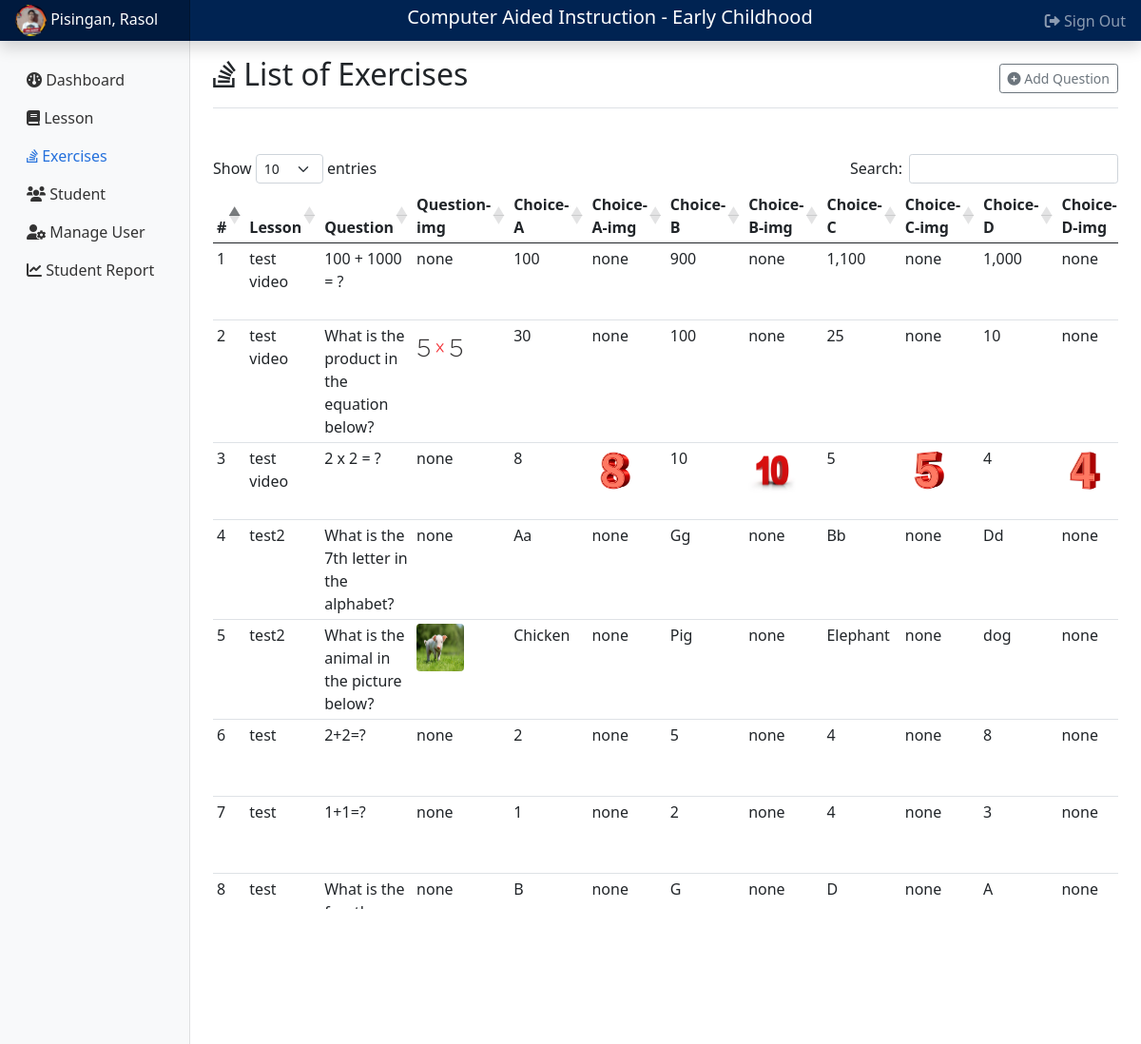
/exercise.php (signed in), run on the app's committed database.
### tables this page shows
CREATE TABLE `tblexercise` (
  `ExerciseID` int(11) NOT NULL,
  `LessonID` int(11) NOT NULL,
  `Question` text NOT NULL,
  `qpic` varchar(255) NOT NULL,
  `ChoiceA` text NOT NULL,
  `Apic` varchar(255) NOT NULL,
  `ChoiceB` text NOT NULL,
  `Bpic` varchar(255) NOT NULL,
  `ChoiceC` text NOT NULL,
  `Cpic` varchar(255) NOT NULL,
  `ChoiceD` text NOT NULL,
  `Dpic` varchar(255) NOT NULL,
  `Answer` varchar(90) NOT NULL,
  `Anspic` varchar(255) NOT NULL,
  `ExercisesDate` timestamp NOT NULL DEFAULT current_timestamp() ON UPDATE current_timestamp()
);

CREATE TABLE `lessontbl` (
  `lessonid` int(11) NOT NULL,
  `lessonChapter` varchar(125) NOT NULL,
  `lessonTitle` longtext NOT NULL,
  `fileLoc` longtext NOT NULL,
  `category` varchar(25) NOT NULL,
  `dateCreated` timestamp NOT NULL DEFAULT current_timestamp()
);

### exercise.php (the view, shortened to what this page needs)
<?php
    require 'header1.php';
?>
    <main class="col-md-9 ms-sm-auto col-lg-10 px-md-4">
        <div class="d-flex justify-content-between flex-wrap flex-md-nowrap align-items-center pt-3 pb-2 mb-5 border-bottom">
            <h1 class="h2"><i class="fa-brands fa-stack-overflow"></i> List of Exercises</h1>
            <div class="btn-toolbar mb-2 mb-md-0">
            <a href="addquestion.php" class="btn btn-sm btn-outline-secondary">
                <i class="fa-solid fa-circle-plus"></i>
                Add Question
            </a>
            </div>
        </div>
        <?php
            $sql = "SELECT * FROM tblexercise ORDER BY ExercisesDate DESC;";
            $result = mysqli_query($conn, $sql);
        ?>
        <div class="table-responsive">
            <table id="example" class="table table-hover table-sm">
                <thead>
                    <tr>
                        <th>#</th>
                        <th>Lesson</th>
                        <th>Question</th>
                        <th>Question-img</th>
                        <th>Choice-A</th>
                        <th>Choice-A-img</th>
                        <th>Choice-B</th>
                        <th>Choice-B-img</th>
                        <th>Choice-C</th>
                        <th>Choice-C-img</th>
                        <th>Choice-D</th>
                        <th>Choice-D-img</th>
                    </tr>
                </thead>
                <tbody>
                    <?php
                        $no = 0;
                        if(mysqli_num_rows($result) > 0){
                            while($row = mysqli_fetch_assoc($result)){
                                echo '<tr>';
                                    echo '<td>'.++$no.'</td>';
                                    $LessonID = $row['LessonID'];
                                    $sql1 = "SELECT lessonTitle FROM lessontbl WHERE lessonid = '$LessonID';";
                                    $result1 = mysqli_query($conn, $sql1);
                                    if(mysqli_num_rows($result1) > 0){
                                        while($row1 = mysqli_fetch_assoc($result1)){
                                            $LessonTitle = $row1['lessonTitle'];
                                        }
                                    }
                                    echo '<td>'.$LessonTitle.'</td>';
                                    echo '<td>'.$row['Question'].'</td>';
                                    if($row['qpic'] != ''){echo '<td><img style="width:50px; height:50px; border-radius:4px;" src="'.$row['qpic'].'"></td>';}else{echo '<td>none</td>';}
                                    echo '<td>'.$row['ChoiceA'].'</td>';
                                    if($row['Apic'] != ''){echo '<td><img style="width:50px; height:50px; border-radius:4px;" src="'.$row['Apic'].'"></td>';}else{echo '<td>none</td>';}
                                    echo '<td>'.$row['ChoiceB'].'</td>';
                                    if($row['Bpic'] != ''){echo '<td><img style="width:50px; height:50px; border-radius:4px;" src="'.$row['Bpic'].'"></td>';}else{echo '<td>none</td>';}
                                    echo '<td>'.$row['ChoiceC'].'</td>';
                                    if($row['Cpic'] != ''){echo '<td><img style="width:50px; height:50px; border-radius:4px;" src="'.$row['Cpic'].'"></td>';}else{echo '<td>none</td>';}
                                    echo '<td>'.$row['ChoiceD'].'</td>';
                                    if($row['Dpic'] != ''){echo '<td><img style="width:50px; height:50px; border-radius:4px;" src="'.$row['Dpic'].'"></td>';}else{echo '<td>none</td>';}
                                echo '</tr>';
                            }
                        }
                    ?>
                </tbody>
            </table>
        </div><br><br>
    </main>
<?php
    require 'footer1.php';
?>

### dashboard.css (style rules this page uses)
body { font-size: .875rem; }

### data on the page
tblexercise: LessonID.lessonTitle "test video", Question "100 + 1000 = ?", qpic "none", ChoiceA "100", Apic "none", ChoiceB "900", Bpic "none", ChoiceC "1,100", Cpic "none", ChoiceD "1,000", Dpic "none"
tblexercise: LessonID.lessonTitle "test video", Question "What is the product in the equation below?", qpic (picture), ChoiceA "30", Apic "none", ChoiceB "100", Bpic "none", ChoiceC "25", Cpic "none", ChoiceD "10", Dpic "none"
tblexercise: LessonID.lessonTitle "test video", Question "2 x 2 = ?", qpic "none", ChoiceA "8", Apic (picture), ChoiceB "10", Bpic (picture), ChoiceC "5", Cpic (picture), ChoiceD "4", Dpic (picture)
tblexercise: LessonID.lessonTitle "test2", Question "What is the 7th letter in the alphabet?", qpic "none", ChoiceA "Aa", Apic "none", ChoiceB "Gg", Bpic "none", ChoiceC "Bb", Cpic "none", ChoiceD "Dd", Dpic "none"
tblexercise: LessonID.lessonTitle "test2", Question "What is the animal in the picture below?", qpic (picture), ChoiceA "Chicken", Apic "none", ChoiceB "Pig", Bpic "none", ChoiceC "Elephant", Cpic "none", ChoiceD "dog", Dpic "none"
tblexercise: LessonID.lessonTitle "test", Question "2+2=?", qpic "none", ChoiceA "2", Apic "none", ChoiceB "5", Bpic "none", ChoiceC "4", Cpic "none", ChoiceD "8", Dpic "none"
tblexercise: LessonID.lessonTitle "test", Question "1+1=?", qpic "none", ChoiceA "1", Apic "none", ChoiceB "2", Bpic "none", ChoiceC "4", Cpic "none", ChoiceD "3", Dpic "none"
tblexercise: LessonID.lessonTitle "test", Question "What is the fourth letter in alphabet?", qpic "none", ChoiceA "B", Apic "none", ChoiceB "G", Bpic "none", ChoiceC "D", Cpic "none", ChoiceD "A", Dpic "none"

### other printed values
$_SESSION['ln'] "Pisingan"
$_SESSION['fn'] "Rasol"
